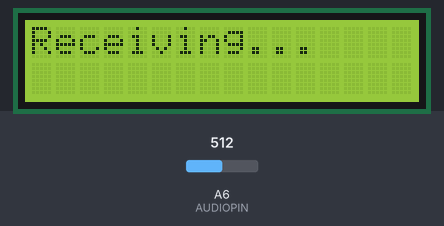
The sketch below on a simulated Arduino Nano, built with avr-gcc and run on an emulated ATmega328P. Shown: 16×2 character LCD. Inputs (shaded band) come from the test bench; at power-on: A6 (AUDIOPIN) = 512. What the sketch prints to the serial monitor is not drawn.

Above: at 0.2 s.
At 4.7 s:
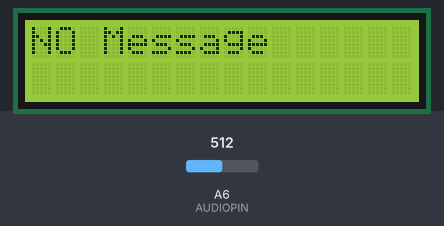

The sketch:

lightcom_receive_LCD.ino
```cpp
#include <LiquidCrystal.h> //LCDパネルのライブラリ
#define DMS 30000
#define BIT 300
#define passlength 8 //パスの長さ　変更が可能だが送信側と合わせる必要あり　デフォルトは8
#define ASCII 100 //読み込む最大の文字数
#define AUDIOPIN A6 // 光センサーのピン番号

int pass = 0b10101001; //パスの配列　配列の個数はpasslengthで指定した数と、中身は送信側のものと合わせる　
int endpass = 171; //読み込みの終了を合図するASCIIコードの値

int sensorValue = 0;        // 光センサーの値
int sensorMax, sensorMin;
int threshold;
unsigned char pulse[BIT];

int pulsenumber; //始めに読み込む配列番号
int bits = 0;
int spel = 0;
char bar[ASCII]; //ASCIIコードの配列
int finish = 0;
int trigger = 0;
bool result = false;
unsigned long timeout, timenow;

LiquidCrystal lcd( 4, 6, 9, 10, 11, 12); //LCDパネルのピン番号　詳しくはネットで調べる

void setup() {
  lcd.begin(16, 2); //LCDパネルの有効化
  lcd.clear(); //LCDパネルのリセット
  lcd.setCursor(0, 0); //LCDパネルに出力する位置の指定
  lcd.print("Welcome, HOSEI");
  Serial.begin(19200);
}

void loop() {
  lcd.clear();
  lcd.setCursor(0, 0);
  lcd.print("Receiving...");

  // identfy the threshold, which is set between the bright value and dark value
  // START threshold setting -------------------------------------------------------------//
  sensorMax = 850;
  sensorMin = 400;
  //  passTime = micros();
  for (int i = 0; i < BIT; i++) {
    sensorValue = analogRead(AUDIOPIN);
    if (sensorValue < sensorMin) sensorMin = sensorValue;
    if (sensorValue > sensorMax) sensorMax = sensorValue;
  }
  threshold = (sensorMax + sensorMin) / 2;
  Serial.print("Threshold =  ");
  Serial.println(threshold);
  // END threshold setting ----------------------------------------------------------------//

  reading(); //読み込みの処理

  for (int i = 0; i < BIT / 10; i++) {
    for (int j = 0; j < 10; j++) {
      Serial.print("[");
      Serial.print(pulse[i * 10 + j]);
      Serial.print("]");
    }
    Serial.println("");
  }

  receive(); //受信時の処理
  delay(2000);

}

// 読み込みの処理 ----------------------------------------------------------------//
void reading() {
  for (int i = 0; i < BIT; i++) {
    sensorValue = analogRead(AUDIOPIN);
    if (sensorValue > threshold) pulse[i] = 1;
    else pulse[i] = 0;
    delayMicroseconds(DMS);
  }
}

// 受信時の処理 ----------------------------------------------------------------//
void receive() {
  result = false;

  for (int j = 0; j < BIT; j++) { //各配列を見ていく
    trigger = 0;
    for (int i = 0; i < passlength; i++) { //あらかじめ指定したパスの配列と読み取った配列が一致するかどうかみる
      if (pulse[j + i] == pass & (1 << passlength - 1 - i) ? HIGH : LOW) {
        trigger += 1;
      }
    }
    if (trigger == passlength) { //もしパスの配列と一致したら
      pulsenumber = j + passlength;
      Serial.println("success");
      lcd.clear();
      lcd.setCursor(0, 0);
      lcd.print("Received!");
      lcd.setCursor(0, 1);
      lcd.print("Prease wait...");
      grouping(); //配列を文字に起こす処理
      break;
    }
  }
  if (result == false) { //もし何も受信できなかったら
    lcd.clear();
    lcd.setCursor(0, 0);
    lcd.print("NO Message");
    delay(1000);
  }
}

//配列を文字に起こす処理 ----------------------------------------------------------------//
void grouping() {
  timeout = millis();
  while (finish != endpass || timenow - timeout <= 1) { //もし読み取った値が特定のASCIIコードもしくは一致時間経過するまで繰り返す
    timenow = millis();
    Serial.print("bits = ");
    Serial.println(bits);
    bits = 0;
    for (int n = 0 + 8 * spel; n < 8 * (spel + 1); n++) {
      for ( int m = 0; m < 7 - (n - 8 * spel); m++) {
      }
      bits += pulse[pulsenumber + n];
    }
    finish = bits;
    bar[spel] = bits;
    spel += 1;
  }
  Serial.print("受信した文字は...");
  lcd.clear();
  lcd.setCursor(0, 0);
  for (int k = 0; k < spel - 1; k++) {
    Serial.print((char)bar[k]);
    lcd.print((char)bar[k]);
  }
  Serial.println();
  delay(2000);
  result = true;
}
```

Measured:
- what the display in image 1 shows lasts 3.0 s, from 4.7 s to 7.7 s
